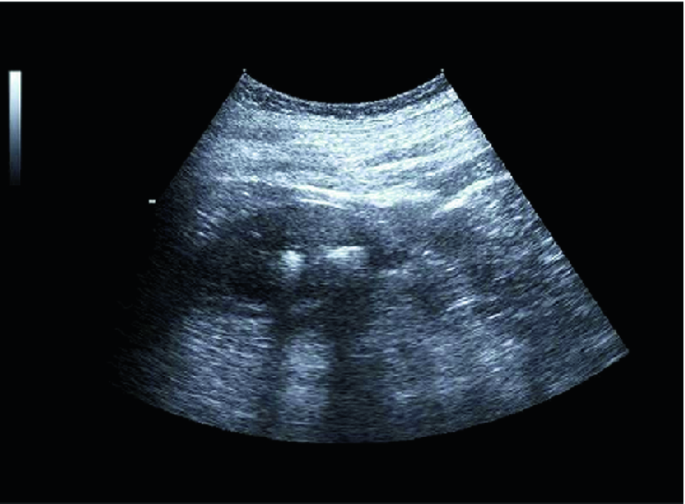
#> input picture Kidney_stone.png, 685 x 504 px
$ jupyter execute Minor_project_image_enhancement.ipynb   (older library calls are emulated)
#> lines starting #> are read from the running program, lines starting #| are printed output that depends on the picture; after the words box and inside, x2 and y2 are one past the last pixel; in counts of white or black regions, pixels touching at a corner belong together
[cell 1]
# histogram equalisation
# spatial domain

[cell 2]
import cv2

# Load the kidney stone image (replace 'image_path' with the actual image file path)
image = cv2.imread('Kidney_stone.png', cv2.IMREAD_GRAYSCALE)
#> image: shape (504, 685); min 3, max 255, mean 39

# Apply histogram equalization
equalized_image = cv2.equalizeHist(image)

# Display the original and equalized images
from google.colab.patches import cv2_imshow
cv2_imshow(image)
cv2_imshow(equalized_image)

[cell 3]
# histogram matching

[cell 4]
# Load the reference image (replace 'reference_path' with the actual reference image file path)
reference_image = cv2.imread('Reference_image.png', cv2.IMREAD_GRAYSCALE)

# Perform histogram matching
matched_image = cv2.createCLAHE(clipLimit=2.0, tileGridSize=(8, 8)).apply(image)

# Display the original and matched images
cv2_imshow(image)
cv2_imshow(matched_image)

[cell 5]
# fundamentals - kernels
# convolution

[cell 6]
# Create a sharpening kernel (example: Laplacian kernel)
import numpy as np
sharpening_kernel = np.array([[0, -1, 0],
                              [-1, 5, -1],
                              [0, -1, 0]])

# Apply convolution to sharpen the image
sharpened_image = cv2.filter2D(image, -1, sharpening_kernel)

# Display the original and sharpened images
cv2_imshow(image)
cv2_imshow(sharpened_image)

[cell 7]
# correlation

[cell 8]
import cv2
import numpy as np
from scipy.signal import convolve2d

# Define a kernel that represents the feature you want to enhance (e.g., a kidney stone)
# This is a simplified example; you may need to design a more specific kernel.
kernel = np.array([[1, 1, 1],
                   [1, 2, 1],
                   [1, 1, 1]])

# Normalize the kernel to ensure that the result is not too bright
kernel = kernel / np.sum(kernel)

# Apply correlation filtering using convolution
enhanced_image = convolve2d(image, kernel, mode='same', boundary='wrap')

# Normalize the enhanced image to the [0, 255] range for display
enhanced_image = ((enhanced_image - np.min(enhanced_image)) / (np.max(enhanced_image) - np.min(enhanced_image)) * 255).astype(np.uint8)

# Display the original and enhanced images
cv2_imshow(image)
cv2_imshow(enhanced_image)

[cell 9]
# smoothing spatial filters

[cell 10]
# Apply a box filter for image smoothing (enhancement)
kernel_size = (3, 3)  # Adjust the kernel size as needed
box_filter_image = cv2.blur(image, kernel_size)

# Display the original and enhanced images
cv2_imshow(image)
cv2_imshow(box_filter_image)

[cell 11]
# gaussian filter

[cell 12]
# Apply a Gaussian filter for image smoothing (enhancement)
kernel_size = (5, 5)  # Adjust the kernel size as needed
sigma_x = 0  # Adjust the standard deviation as needed
gaussian_filter_image = cv2.GaussianBlur(image, kernel_size, sigma_x)

# Display the original and enhanced images
cv2_imshow(image)
cv2_imshow(gaussian_filter_image)

[cell 13]
# median filter

[cell 14]
# Apply a median filter for image smoothing (enhancement)
kernel_size = 3  # Adjust the kernel size as needed (must be an odd number)
median_filter_image = cv2.medianBlur(image, kernel_size)

# Display the original and enhanced images
cv2_imshow(image)
cv2_imshow(median_filter_image)

[cell 15]
# max and min filter resulted in morphological processing

[cell 16]
# sharpening spatial domain
# laplacian filter

[cell 17]
import cv2
import numpy as np

# Load the kidney stone image (replace 'image_path' with the actual image file path)
original_image = cv2.imread('Kidney_stone.png')
#> original_image is the input picture: shape (504, 685, 3); mean B, G, R 48.4, 41, 33.6

# Convert the image to grayscale
gray_image = cv2.cvtColor(original_image, cv2.COLOR_BGR2GRAY)

# Apply a Laplacian filter for image enhancement
laplacian_filtered_image = cv2.Laplacian(gray_image, cv2.CV_64F)

# Normalize the filtered image to the [0, 255] range
laplacian_filtered_image = cv2.convertScaleAbs(laplacian_filtered_image)

# Display the original and Laplacian-filtered images
cv2_imshow(original_image)
cv2_imshow(laplacian_filtered_image)

[cell 18]
# highboost filter

[cell 19]
import cv2
import numpy as np


# Apply Gaussian blur to create a low-pass filtered version
sigma = 3  # Adjust the sigma value as needed
blurred_image = cv2.GaussianBlur(gray_image, (0, 0), sigma)

# Calculate the high-boost filter
boost_factor = 1.5  # Adjust the boost factor as needed
highboost_filtered_image = gray_image + boost_factor * (gray_image - blurred_image)

# Normalize the filtered image to the [0, 255] range
highboost_filtered_image = np.clip(highboost_filtered_image, 0, 255).astype(np.uint8)

# Display the original and high-boost filtered images
cv2_imshow(gray_image)
cv2_imshow(highboost_filtered_image)

[cell 20]
# robert operator

[cell 21]
# Define the Robert Operator kernels
kernel_x = np.array([[1, 0],
                     [0, -1]])

kernel_y = np.array([[0, 1],
                     [-1, 0]])

# Apply the Robert Operator kernels to calculate the gradients in the x and y directions
gradient_x = cv2.filter2D(gray_image, -1, kernel_x)
gradient_y = cv2.filter2D(gray_image, -1, kernel_y)

# Combine the gradient images to get the magnitude
magnitude_gradient = cv2.addWeighted(gradient_x, 0.5, gradient_y, 0.5, 0)

# Display the original grayscale image and the magnitude of gradients
cv2_imshow(gray_image)
cv2_imshow(magnitude_gradient)

[cell 22]
# sobel operator

[cell 23]
# Apply Sobel operator to calculate gradients in the x and y directions
gradient_x = cv2.Sobel(gray_image, cv2.CV_64F, 1, 0, ksize=3)
gradient_y = cv2.Sobel(gray_image, cv2.CV_64F, 0, 1, ksize=3)
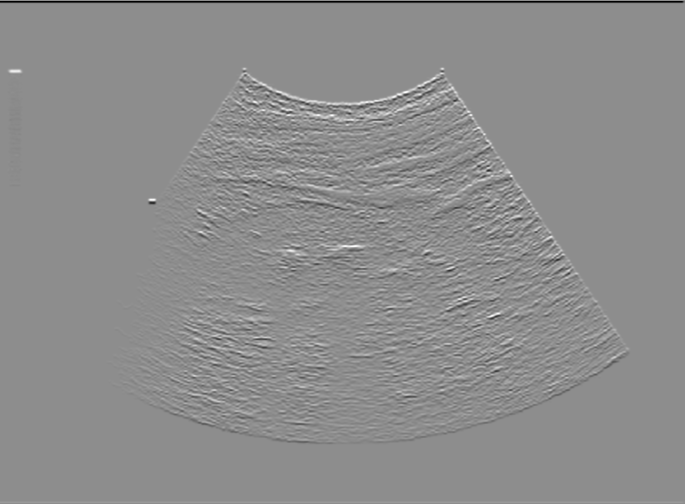
#> gradient_y: shape (504, 685) float64; min -936, max 749, mean -3; drawn with min black and max white

# Calculate the magnitude of gradients
magnitude_gradient_sobel = cv2.magnitude(gradient_x, gradient_y)

# Normalize the gradient magnitude to the [0, 255] range
magnitude_gradient_sobel = cv2.normalize(magnitude_gradient_sobel, None, 0, 255, cv2.NORM_MINMAX).astype(np.uint8)

# Display the original grayscale image and the magnitude of gradients
cv2_imshow(gray_image)
cv2_imshow(magnitude_gradient_sobel)

[cell 24]
# prewitt operator

[cell 25]
import cv2
import numpy as np
from google.colab.patches import cv2_imshow

# Load the kidney stone image (replace 'image_path' with the actual image file path)
original_image = cv2.imread('Kidney_stone.png')

# Convert the image to grayscale
gray_image = cv2.cvtColor(original_image, cv2.COLOR_RGB2GRAY)

# Define the Prewitt Operator kernels
kernel_x1 = np.array([[-1, 0, 1],
                     [-1, 0, 1],
                     [-1, 0, 1]])

kernel_y1 = np.array([[-1, -1, -1],
                     [0, 0, 0],
                     [1, 1, 1]])

# Apply the Prewitt Operator kernels to calculate the gradients in the x and y directions
gradient_x1 = cv2.filter2D(gray_image,cv2.CV_64F, kernel_x1)
gradient_y1 = cv2.filter2D(gray_image,cv2.CV_64F, kernel_y1)

# Calculate the magnitude of gradients
magnitude_gradient_prewitt = cv2.magnitude(gradient_x1, gradient_y1)

# Normalize the gradient magnitude to the [0, 255] range
magnitude_gradient_prewitt = cv2.normalize(magnitude_gradient_prewitt, None, 0, 255, cv2.NORM_MINMAX).astype(np.uint8)

# Display the original grayscale image and the magnitude of gradients
cv2_imshow(gray_image)
cv2_imshow(magnitude_gradient_prewitt)

[cell 26]
# image transformation

[cell 27]
#discrete fourier transform

[cell 28]
import cv2
import numpy as np
import matplotlib.pyplot as plt

# Load the kidney stone image (replace 'image_path' with the actual image file path)
image = cv2.imread('Kidney_stone.png', cv2.IMREAD_GRAYSCALE)

# Apply the Discrete Fourier Transform (DFT)
dft = np.fft.fft2(image)
dft_shifted = np.fft.fftshift(dft)

# Calculate the magnitude spectrum (logarithmic scale for visualization)
magnitude_spectrum = np.log(np.abs(dft_shifted) + 1)
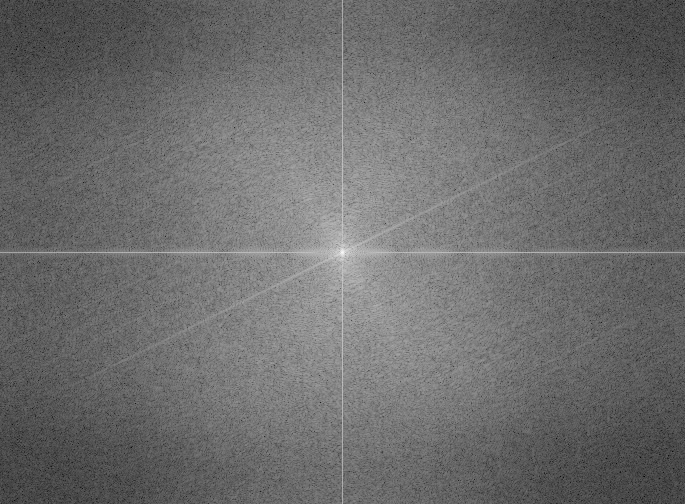
#> magnitude_spectrum: shape (504, 685) float64; min 0.679, max 16.41, mean 7.37; drawn with min black and max white

# Display the original image and the magnitude spectrum
plt.figure(figsize=(12, 6))
plt.subplot(121), plt.imshow(image, cmap='gray')
plt.title('Original Image'), plt.axis('off')
plt.subplot(122), plt.imshow(magnitude_spectrum, cmap='gray')
plt.title('Magnitude Spectrum (DFT)'), plt.axis('off')
plt.show()

[cell 29]
# hough transform

[cell 30]
import cv2
import numpy as np

# Load the kidney stone image (replace 'image_path' with the actual image file path)
image = cv2.imread('Kidney_stone.png')
gray_image = cv2.cvtColor(image, cv2.COLOR_BGR2GRAY)

# Apply edge detection to the grayscale image (e.g., using Canny)
edges = cv2.Canny(gray_image, threshold1=50, threshold2=150, apertureSize=3)
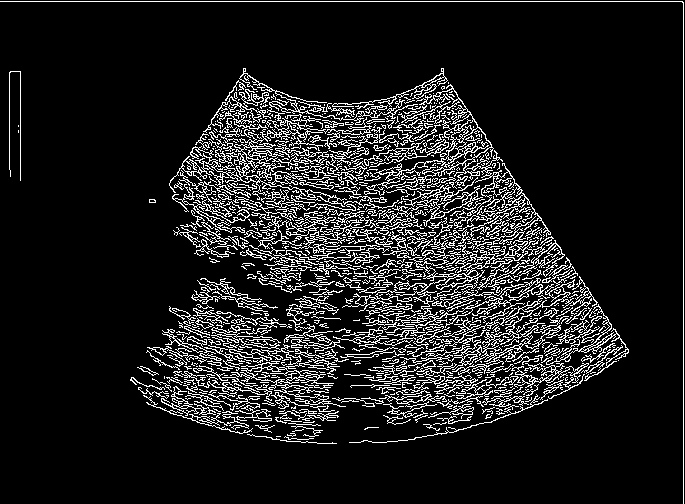
#> edges: shape (504, 685); 11.8% white in thin lines or dots

# Apply the Hough Line Transform to detect lines in the edge image
lines = cv2.HoughLines(edges, 1, np.pi / 180, threshold=100)

# Draw the detected lines on the original image
for rho, theta in lines[:, 0]:
    a = np.cos(theta)
    b = np.sin(theta)
    x0 = a * rho
    y0 = b * rho
    x1 = int(x0 + 1000 * (-b))
    y1 = int(y0 + 1000 * (a))
    x2 = int(x0 - 1000 * (-b))
    y2 = int(y0 - 1000 * (a))
    cv2.line(image, (x1, y1), (x2, y2), (0, 0, 255), 2)
#> this loop made 8661 passes
#> (rho, theta, a, b, x0, y0, x1, y1) on passes 2 to 4: (683, 0, 1, 0, 683, 0, 683, 1000), (-83, 2.36, -0.707, 0.707, 58.69, -58.69, -648, -765), (-112, 2.36, -0.707, 0.707, 79.2, -79.2, -627, -786)
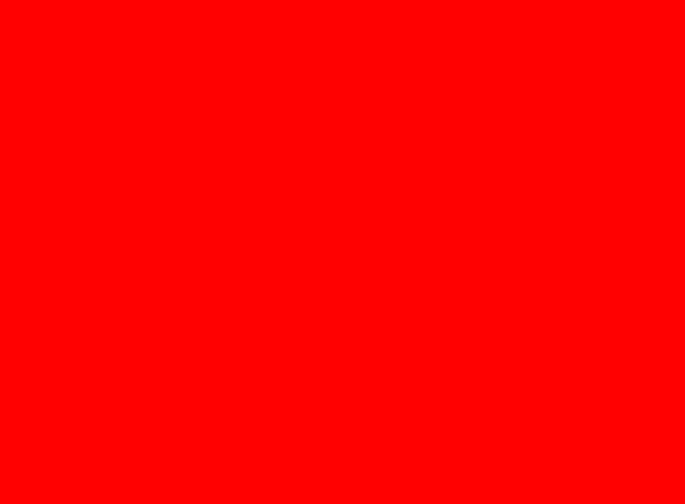
#> image: shape (504, 685, 3); mean B, G, R 0, 0, 255

# Display the original image with detected lines
cv2_imshow(image)

[cell 31]
import cv2
import numpy as np

# Load the kidney stone image (replace 'image_path' with the actual image file path)
image = cv2.imread('flower.jpg')
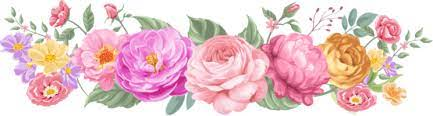
#> input picture flower.jpg, 433 x 116 px
#> image is the input picture: shape (116, 433, 3); mean B, G, R 203.1, 200.5, 231.8
gray_image = cv2.cvtColor(image, cv2.COLOR_BGR2GRAY)
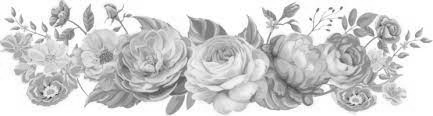
#> gray_image: shape (116, 433); min 36, max 255, mean 210.2

# Apply edge detection to the grayscale image (e.g., using Canny)
edges = cv2.Canny(gray_image, threshold1=50, threshold2=150, apertureSize=3)
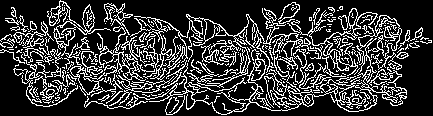
#> edges: shape (116, 433); 22.1% white in thin lines or dots

# Apply the Hough Line Transform to detect lines in the edge image
lines = cv2.HoughLines(edges, 1, np.pi / 180, threshold=100)
#> lines = 439 rows, first 8: [52, 1.59], [75, 1.48], [70, 1.64], [77, 1.48], [51, 1.54], [39, 1.55], [56, 1.68], [61, 1.5]

# Draw the detected lines on the original image
for rho, theta in lines[:, 0]:
    a = np.cos(theta)
    b = np.sin(theta)
    x0 = a * rho
    y0 = b * rho
    x1 = int(x0 + 1000 * (-b))
    y1 = int(y0 + 1000 * (a))
    x2 = int(x0 - 1000 * (-b))
    y2 = int(y0 - 1000 * (a))
    cv2.line(image, (x1, y1), (x2, y2), (0, 0, 255), 2)
#> this loop made 439 passes
#> (rho, theta) on passes 29 to 31: (42, 1.61), (55, 1.55), (37, 1.68)
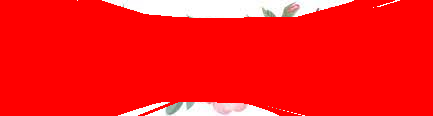
#> image: shape (116, 433, 3); mean B, G, R 24.4, 24.5, 253.9

# Display the original image with detected lines
cv2_imshow(image)

[cell 32]
# frequency domain filters
# ideal LPF

[cell 33]
import cv2
import numpy as np
import matplotlib.pyplot as plt

# Load the kidney stone image (replace 'image_path' with the actual image file path)
image = cv2.imread('Kidney_stone.png', cv2.IMREAD_GRAYSCALE)

# Calculate the 2D Discrete Fourier Transform (DFT) of the image
dft = np.fft.fft2(image)
dft_shifted = np.fft.fftshift(dft)

# Create an Ideal Low-Pass Filter mask
rows, cols = image.shape
center_row, center_col = rows // 2, cols // 2
cutoff_frequency = 20  # Adjust the cutoff frequency as needed
mask = np.zeros((rows, cols), np.uint8)
mask[center_row - cutoff_frequency:center_row + cutoff_frequency,
     center_col - cutoff_frequency:center_col + cutoff_frequency] = 1

# Apply the Ideal Low-Pass Filter by multiplying with the mask in the frequency domain
filtered_dft = dft_shifted * mask

# Inverse shift the filtered DFT and apply inverse DFT to get the filtered image
filtered_dft_shifted = np.fft.ifftshift(filtered_dft)
filtered_image = np.fft.ifft2(filtered_dft_shifted)
filtered_image = np.abs(filtered_image).astype(np.uint8)

# Display the original image, the filter mask, and the filtered image
plt.figure(figsize=(12, 6))
plt.subplot(131), plt.imshow(image, cmap='gray')
plt.title('Original Image'), plt.axis('off')
plt.subplot(132), plt.imshow(mask, cmap='gray')
plt.title('Ideal Low-Pass Filter Mask'), plt.axis('off')
plt.subplot(133), plt.imshow(filtered_image, cmap='gray')
plt.title('Filtered Image'), plt.axis('off')
plt.show()

[cell 34]
# butter worth LPF

[cell 35]
import cv2
import numpy as np
import matplotlib.pyplot as plt

# Load the kidney stone image (replace 'image_path' with the actual image file path)
image = cv2.imread('Kidney_stone.png', cv2.IMREAD_GRAYSCALE)

# Calculate the 2D Discrete Fourier Transform (DFT) of the image
dft = np.fft.fft2(image)
dft_shifted = np.fft.fftshift(dft)

# Define filter parameters
cutoff_frequency = 20  # Adjust the cutoff frequency as needed
order = 2  # Adjust the order of the Butterworth filter

# Create a Butterworth Low-Pass Filter mask
rows, cols = image.shape
center_row, center_col = rows // 2, cols // 2
mask = np.zeros((rows, cols), np.uint8)
for i in range(rows):
    for j in range(cols):
        distance = np.sqrt((i - center_row) ** 2 + (j - center_col) ** 2)
        mask[i, j] = 1 / (1 + (distance / cutoff_frequency) ** (2 * order))
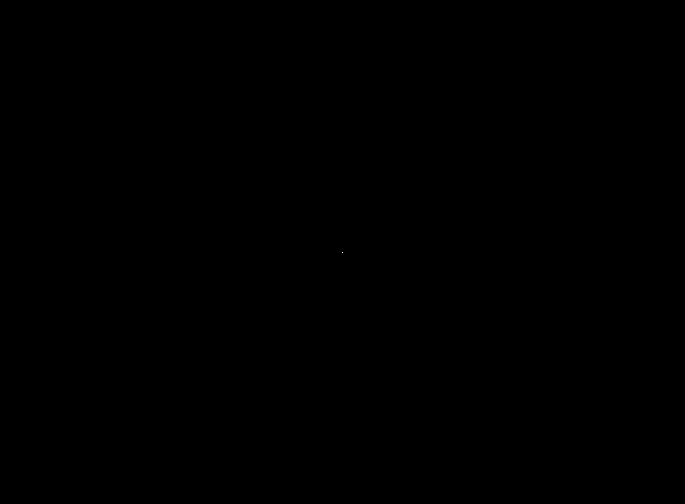
#> mask: shape (504, 685); values 0 (black) and 1 (white), 0% white in thin lines or dots, all inside (x1, y1, x2, y2) = (342, 252, 343, 253)

# Apply the Butterworth Low-Pass Filter by element-wise multiplication in the frequency domain
filtered_dft = dft_shifted * mask

# Inverse shift the filtered DFT and apply inverse DFT to get the filtered image
filtered_dft_shifted = np.fft.ifftshift(filtered_dft)
filtered_image = np.fft.ifft2(filtered_dft_shifted)
filtered_image = np.abs(filtered_image).astype(np.uint8)
#> filtered_image: shape (504, 685); every value is 38

# Display the original image, the filter mask, and the filtered image
plt.figure(figsize=(12, 6))
plt.subplot(131), plt.imshow(image, cmap='gray')
plt.title('Original Image'), plt.axis('off')
plt.subplot(132), plt.imshow(mask, cmap='gray')
plt.title('Butterworth Low-Pass Filter Mask'), plt.axis('off')
plt.subplot(133), plt.imshow(filtered_image, cmap='gray')
plt.title('Filtered Image'), plt.axis('off')
plt.show()

[cell 36]
# gaussian low pass filter

[cell 37]
import cv2
import numpy as np
import matplotlib.pyplot as plt

# Load the kidney stone image (replace 'image_path' with the actual image file path)
image = cv2.imread('Kidney_stone.png', cv2.IMREAD_GRAYSCALE)

# Calculate the 2D Discrete Fourier Transform (DFT) of the image
dft = np.fft.fft2(image)
dft_shifted = np.fft.fftshift(dft)

# Define filter parameters
cutoff_frequency = 20  # Adjust the cutoff frequency as needed

# Create a Gaussian Low-Pass Filter mask
rows, cols = image.shape
center_row, center_col = rows // 2, cols // 2
x = np.linspace(0, cols - 1, cols)
y = np.linspace(0, rows - 1, rows)
x, y = np.meshgrid(x, y)
distance = np.sqrt((x - center_col) ** 2 + (y - center_row) ** 2)
mask = np.exp(-0.5 * (distance / cutoff_frequency) ** 2)

# Apply the Gaussian Low-Pass Filter by element-wise multiplication in the frequency domain
filtered_dft = dft_shifted * mask

# Inverse shift the filtered DFT and apply inverse DFT to get the filtered image
filtered_dft_shifted = np.fft.ifftshift(filtered_dft)
filtered_image = np.fft.ifft2(filtered_dft_shifted)
filtered_image = np.abs(filtered_image).astype(np.uint8)

# Display the original image, the filter mask, and the filtered image
plt.figure(figsize=(12, 6))
plt.subplot(131), plt.imshow(image, cmap='gray')
plt.title('Original Image'), plt.axis('off')
plt.subplot(132), plt.imshow(mask, cmap='gray')
plt.title('Gaussian Low-Pass Filter Mask'), plt.axis('off')
plt.subplot(133), plt.imshow(filtered_image, cmap='gray')
plt.title('Filtered Image'), plt.axis('off')
plt.show()

[cell 38]
# ideal HPF

[cell 39]
import cv2
import numpy as np
import matplotlib.pyplot as plt

# Load the kidney stone image (replace 'image_path' with the actual image file path)
image = cv2.imread('Kidney_stone.png', cv2.IMREAD_GRAYSCALE)

# Calculate the 2D Discrete Fourier Transform (DFT) of the image
dft = np.fft.fft2(image)
dft_shifted = np.fft.fftshift(dft)

# Define filter parameters
cutoff_frequency = 20  # Adjust the cutoff frequency as needed

# Create an Ideal High-Pass Filter mask
rows, cols = image.shape
center_row, center_col = rows // 2, cols // 2
mask = np.ones((rows, cols), np.uint8)
mask[center_row - cutoff_frequency:center_row + cutoff_frequency,
     center_col - cutoff_frequency:center_col + cutoff_frequency] = 0

# Apply the Ideal High-Pass Filter by element-wise multiplication in the frequency domain
filtered_dft = dft_shifted * mask

# Inverse shift the filtered DFT and apply inverse DFT to get the filtered image
filtered_dft_shifted = np.fft.ifftshift(filtered_dft)
filtered_image = np.fft.ifft2(filtered_dft_shifted)
filtered_image = np.abs(filtered_image).astype(np.uint8)

# Display the original image, the filter mask, and the filtered image
plt.figure(figsize=(12, 6))
plt.subplot(131), plt.imshow(image, cmap='gray')
plt.title('Original Image'), plt.axis('off')
plt.subplot(132), plt.imshow(mask, cmap='gray')
plt.title('Ideal High-Pass Filter Mask'), plt.axis('off')
plt.subplot(133), plt.imshow(filtered_image, cmap='gray')
plt.title('Filtered Image'), plt.axis('off')
plt.show()
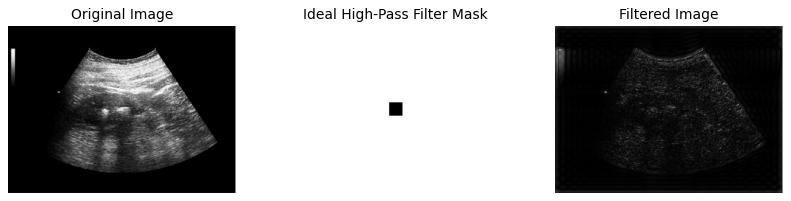
#> figure drawn by matplotlib, 3 panels

[cell 40]
# butter worth HPF

[cell 41]
import cv2
import numpy as np
import matplotlib.pyplot as plt

# Load the kidney stone image (replace 'image_path' with the actual image file path)
image = cv2.imread('Kidney_stone.png', cv2.IMREAD_GRAYSCALE)

# Calculate the 2D Discrete Fourier Transform (DFT) of the image
dft = np.fft.fft2(image)
dft_shifted = np.fft.fftshift(dft)

# Define filter parameters
cutoff_frequency = 20  # Adjust the cutoff frequency as needed
order = 2  # Adjust the order of the Butterworth filter

# Create a Butterworth High-Pass Filter mask
rows, cols = image.shape
center_row, center_col = rows // 2, cols // 2
mask = np.zeros((rows, cols), np.uint8)
for i in range(rows):
    for j in range(cols):
        distance = np.sqrt((i - center_row) ** 2 + (j - center_col) ** 2)
        mask[i, j] = 1 / (1 + (cutoff_frequency / distance) ** (2 * order))
#> mask: shape (504, 685); every value is 0

# Apply the Butterworth High-Pass Filter by element-wise multiplication in the frequency domain
filtered_dft = dft_shifted * mask

# Inverse shift the filtered DFT and apply inverse DFT to get the filtered image
filtered_dft_shifted = np.fft.ifftshift(filtered_dft)
filtered_image = np.fft.ifft2(filtered_dft_shifted)
filtered_image = np.abs(filtered_image).astype(np.uint8)

# Display the original image, the filter mask, and the filtered image
plt.figure(figsize=(12, 6))
plt.subplot(131), plt.imshow(image, cmap='gray')
plt.title('Original Image'), plt.axis('off')
plt.subplot(132), plt.imshow(mask, cmap='gray')
plt.title('Butterworth High-Pass Filter Mask'), plt.axis('off')
plt.subplot(133), plt.imshow(filtered_image, cmap='gray')
plt.title('Filtered Image'), plt.axis('off')
plt.show()

[cell 42]
# gaussain HPF

[cell 43]
import cv2
import numpy as np
import matplotlib.pyplot as plt

# Load the kidney stone image (replace 'image_path' with the actual image file path)
image = cv2.imread('Kidney_stone.png', cv2.IMREAD_GRAYSCALE)

# Calculate the 2D Discrete Fourier Transform (DFT) of the image
dft = np.fft.fft2(image)
dft_shifted = np.fft.fftshift(dft)

# Define filter parameters
cutoff_frequency = 20  # Adjust the cutoff frequency as needed

# Create a Gaussian High-Pass Filter mask
rows, cols = image.shape
center_row, center_col = rows // 2, cols // 2
x = np.linspace(0, cols - 1, cols)
y = np.linspace(0, rows - 1, rows)
x, y = np.meshgrid(x, y)
distance = np.sqrt((x - center_col) ** 2 + (y - center_row) ** 2)
mask = 1 - np.exp(-0.5 * (distance / cutoff_frequency) ** 2)

# Apply the Gaussian High-Pass Filter by element-wise multiplication in the frequency domain
filtered_dft = dft_shifted * mask

# Inverse shift the filtered DFT and apply inverse DFT to get the filtered image
filtered_dft_shifted = np.fft.ifftshift(filtered_dft)
filtered_image = np.fft.ifft2(filtered_dft_shifted)
filtered_image = np.abs(filtered_image).astype(np.uint8)

# Display the original image, the filter mask, and the filtered image
plt.figure(figsize=(12, 6))
plt.subplot(131), plt.imshow(image, cmap='gray')
plt.title('Original Image'), plt.axis('off')
plt.subplot(132), plt.imshow(mask, cmap='gray')
plt.title('Gaussian High-Pass Filter Mask'), plt.axis('off')
plt.subplot(133), plt.imshow(filtered_image, cmap='gray')
plt.title('Filtered Image'), plt.axis('off')
plt.show()
